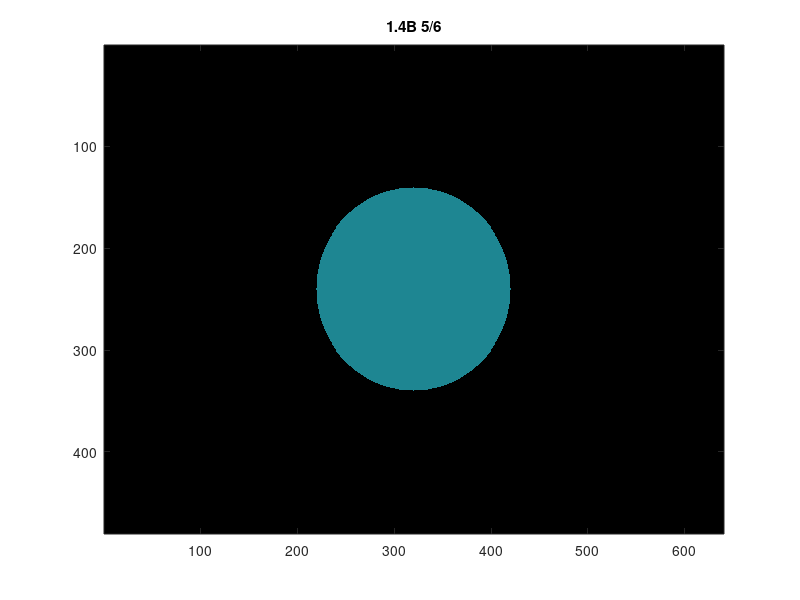

Write MATLAB code to recreate this figure.
%% 1.4 B 5/6; 2.8; 4.3; 5.7; 7.1; 8.6; Reference: 10B 5/6
stimuli_b = zeros(7,3);
stimuli_b = [30,134,146;34,133,149;42,132,152;49,131,155;57,130,157;65,129,158;72,128,159];

stimuli_y = zeros(7,3);
stimuli_y = [152,116,51;148,117,48;144,119,45;140,121,43;136,122,42;132,123,42;128,125,42];

stimuli_g = zeros(7,3);
stimuli_g = [75,134,88;67,135,95;61,135,101;57,136,105;53,136,108;50,136,112;47,136,115];

stimuli_bg = zeros(7,3);
stimuli_bg = [44,136,118;41,135,122;37,135,127;33,135,131;29,135,134;28,135,139;27,134,143];

stimuli_yr = zeros(7,3);
stimuli_yr = [168,106,81;167,107,77;165,108,72;163,110,68;161,111,64;158,112,59;155,114,55];

stimuli_yg = zeros(7,3);
stimuli_yg = [123,126,45;118,128,49;112,129,54;105,130,60;97,132,67;90,133,74;83,134,81];

Vari = [stimuli_b(1:6,:)',stimuli_g(1:6,:)',stimuli_y(1:6,:)',stimuli_bg(1:6,:)',stimuli_yg(1:6,:)',stimuli_yr(1:6,:)'];
Reference = zeros(3,36);
Reference = [repmat(stimuli_b(7,:)',1,6),repmat(stimuli_g(7,:)',1,6),repmat(stimuli_y(7,:)',1,6),repmat(stimuli_bg(7,:)',1,6),repmat(stimuli_yg(7,:)',1,6),repmat(stimuli_yr(7,:)',1,6)]
Stimuli = [Vari;Reference];

% stimuli_g = zeros(7,3);
% stimuli_g = [75,134,88;67,135,95;61,135,101;57,136,105;53,136,108;50,136,112;47,136,115];
% for i = 1 : 7
% x = [0 1 1 0] ; y = [0 0 1 1] ;
% figure
% fill(x,y,stimuli_y(i,:)/255)
% end

% stimuli_yr = zeros(7,3);
% stimuli_yr = [168,106,81;167,107,77;165,108,72;163,110,68;161,111,64;158,112,59;155,114,55];

% stimuli_yg = zeros(7,3);
% stimuli_yg = [123,126,45;118,128,49;112,129,54;105,130,60;97,132,67;90,133,74;83,134,81];

% Create a logical image of a circle with specified
% diameter, center, and image size.
% First create the image.
imageSizeX = 640;
imageSizeY = 480;
[columnsInImage rowsInImage] = meshgrid(1:imageSizeX, 1:imageSizeY);
% Next create the circle in the image.
centerX = 320;
centerY = 240;
radius = 100;
circlePixels = (rowsInImage - centerY).^2 ...
    + (columnsInImage - centerX).^2 <= radius.^2;
% circlePixels is a 2D "logical" array.
% Now, display it.
image(circlePixels) ;
colormap([0,0,0;30/255,134/255,146/255]);
title('1.4B 5/6');
